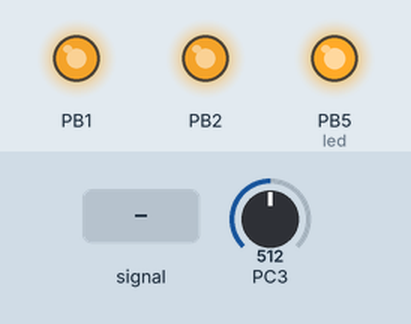
Bench run of a program on a simulated ATmega328P, built with avr-gcc and emulated at 16 MHz. Parts: output pins drawn as LEDs (lit = HIGH). The inputs (shaded band) are chosen by the test bench; at power-on: PC3 = 512. What the program prints to the serial monitor is not drawn.

Above: at 0.05 s.
At 1.2 s:
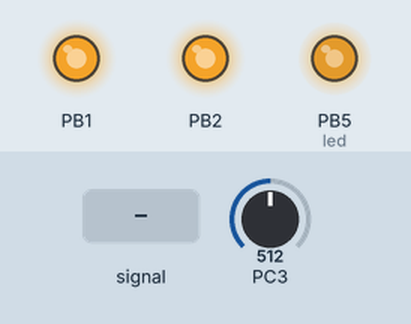
1.3 s: PC3 fed a 2 Hz sine of ±306 counts around its level
At 2.2 s:
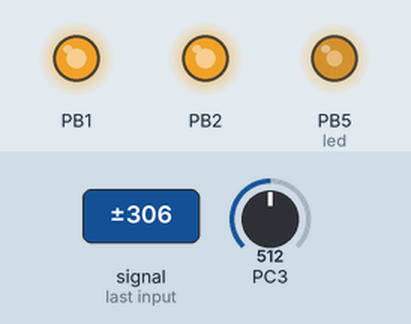
4.3 s: PC3 set to 716
5.8 s: PC3 fed a 200 Hz sine of ±81 counts around its level
Timing chart, 0 to 6.8 s (numbered marks = the images above; inputs shaded):
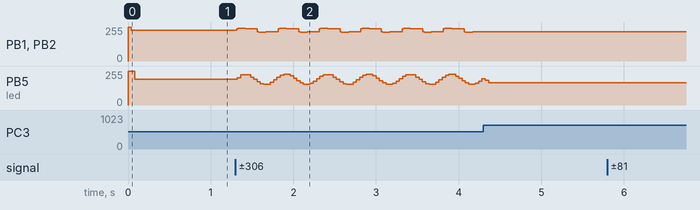

Measured:
- after the input at 1.3 s, PB1, PB2: 230/255 → 242/255 at once, then repeats every 0.50 s: 243/255 0.01 s, 244/255 0.01 s, 245/255 0.06 s, 244/255 0.01 s, 243/255 0.01 s, 242/255 0.14 s, 219/255 0.01 s, 218/255 0.01 s, 217/255 0.01 s, 216/255 0.02 s, 215/255 0.02 s, 216/255 0.02 s, 217/255 0.01 s, 218/255 0.01 s, 219/255 0.14 s, 242/255 0.01 s

The program:

main.c
```c
/*
 * LedRGB.c
 *
 * Created: 25/7/2022 23:38:05
 * Author : Administrator
 */
#define F_CPU 16000000
#define RAND_MAX 255

#include <avr/io.h>
#include <stdlib.h>
#include <stdio.h>
#include <util/delay.h>
#include "SerialPort.h"
#include "USART.h"
#include "main.h"
#include "potenciometro.h"
#include "pwm.h"
void setupTimer();
void setupPines();
void setupADC();


volatile int ProcesarInstruccion=0;
char data[5];

int RGB[3] = {50,50,125};

volatile int flagTimer=0;
int main(void)
{
	setupPWM();
	setupTimer();
	setupPines(); //Setup pines de salida para PWM
	setupSerialPort(103); //Setup UART
	setupADC();   //Setup ADC potenciometro
	sei();
    /* Replace with your application code */
	iniciar_MEF();
	while (1)
    {
		actualizar_MEF(); //Muestra mensajes y captura de datos del usuario
		intensidad();	  //Captura el valor del potenciometro y regula la intencidad del LED
    }
}
```

Interrupciones.c
```c

```

USART.c
```c
#define F_CPU 16000000
#include <avr/io.h>
#include <stdlib.h>
#include <stdio.h>
#include <util/delay.h>
#include <avr/interrupt.h>
#include "serialPort.h"
#include "main.h"
#include "USART.h"

volatile int ProcesarInstruccion;
state estado;

char BufferRX[32];
char BufferTX[32];
extern int RGB[3];


ISR(USART_RX_vect){
	volatile char RX_Data = 0;
	static short int Index=0;

	RX_Data = UDR0;				//Obtengo la información del terminal
	if(RX_Data != '\r'){		//si no es un salto de linea entonces almaceno caracter en el buffer
		BufferRX[Index++] = RX_Data;
	}
	else{						//Si es un salto de linea entonces
		BufferRX[Index]='\0';	//Determino el final del string
		ProcesarInstruccion = true; //Activo flag para atención de instrucción
		Index=0;				//Vuelvo el indice al principio del vector
	}
}
void iniciar_MEF(){
	estado=S0;
	//PWM manual entre 7 y 248 anda joya (simulador)
	pwm('R',0);
	pwm('G',0);
	pwm('B',0);
}

void actualizar_MEF(){
	switch (estado){
		case S0:
			SerialPort_Send_String("Ingrese un valor entre 0 y 255 para R:\n\r");
			estado = S1;
		break;
		case S1:
		if(ProcesarInstruccion){	//Esperamos que el usuario ingrese un valor
			ProcesarInstruccion=0;  //Desactivamos el flag de nueva info
			if(procesarEntrada(0)){ //Vericamos que la entrada sea valida
				estado=S2;			//Pasamos a imprimir el proximo mensaje
			}
			else{
				estado=S0;			//Volvemos a imprimir el mensaje anterior
			}
		}
		break;
		case S2:
			SerialPort_Send_String("Ingrese un valor entre 0 y 255 para G:\n\r");
			estado=S3;
		break;
		case S3:
		if(ProcesarInstruccion){		//Esperamos que el usuario ingrese un valor
			ProcesarInstruccion=0;		//Desactivamos el flag de nueva info
			if(procesarEntrada(1)){		//Vericamos que la entrada sea valida
				estado=S4;//Pasamos a imprimir el proximo mensaje
			}
			else{
				estado=S2;//Volvemos a imprimir el mensaje anterior
			}
		}
		break;
		case S4: SerialPort_Send_String("Ingrese un valor entre 0 y 255 para B:\n\r"); estado=S5;
		break;
		case S5:
		if(ProcesarInstruccion){	//Esperamos que el usuario ingrese un valor

			ProcesarInstruccion=0;		//Desactivamos el flag de nueva info
			if(procesarEntrada(2)){		//Vericamos que la entrada sea valida
				estado=S6;
			}
			else{
				estado=S4;			//Volvemos a imprimir el mensaje anterior
			}
		}
		break;
		case S6:
			pwm('R',RGB[0]); //Actualizamos la señal de salida para el terminal Rojo
			pwm('G',RGB[1]); //Actualizamos la señal de salida para el terminal Verde
			pwm('B',RGB[2]); //Actualizamos la señal de salida para el terminal Azul
			estado=S0;		 //Volvemos a imprimir el mensaje para que el usuario ingrese un nuevo valor
		break;
	}
}
int procesarEntrada(int cont){
	int num = atoi((char *) BufferRX);	//Transforma string en int
	SerialPort_Send_String(BufferRX);		//Eco del numero ingresado
	SerialPort_Send_String("\n\r");
	if (num>=0 && num <= 255){				//Verifica el rango valido
		RGB[cont] = num;					//Actualiza el valor del led que corresponda
		return true;
	}
	else {						//En el caso de que no es ninguno de las opciones validas, devuelve 1
		SerialPort_Send_String("El numero debe estar entre 0 y 255\n\r"); //Imprime mensaje de error al usuario
		return false;
	}
}
```

USART.h
```c
#define F_CPU 16000000
typedef enum{S0,S1,S2,S3,S4,S5,S6} state;
int procesarEntrada(int cont);
void actualizar_MEF();
void iniciar_MEF();
```

main.h
```c
 #define true 1
 #define false 0
```

potenciometro.c
```c
#define F_CPU 16000000
#include <avr/io.h>
#include <stdlib.h>
#include <stdio.h>
#include <util/delay.h>
#include <avr/interrupt.h>
volatile int flagPote=0;
volatile int pote=0;
extern int RGB[3];

void setupADC(){
	ADCSRA = 0;
	ADCSRB = 0;
	ADMUX |= (1 << REFS0); //set reference voltage 5V
	ADMUX |= (1 << ADLAR); //left align the ADC value- so we can read highest 8 bits from ADCH register only //
	ADMUX |= (1 << MUX0)|(1 << MUX1); //set reference voltage 5V
	ADCSRA |= (1 << ADPS2)|(1 << ADPS1)|(1 << ADPS0); //prescalador ADC 128
	ADCSRA |= (1 << ADATE); //enabble auto trigger
	ADCSRA |= (1 << ADIE); //enable interrupts when measurement complete
	ADCSRA |= (1 << ADEN); //enable ADC
	ADCSRA |= (1 << ADSC); //start ADC measurements
}

void intensidad(){
	if(flagPote){							//Esperamos a que hay a nueva información en el ADC
		flagPote = 0;						//Desactivamos el flag de nueva información del pote
		uint8_t porcentajePote = (pote * 100)/(255);		//Calculo porcentual del alor del potenciomentro
		uint8_t finalR=(int)((RGB[0]*porcentajePote)/100);	//Calculo valor led Rojo con el valor de intensidad del potenciometro
		uint8_t finalG=(int)((RGB[1]*porcentajePote)/100);	//Calculo valor led Verde con el valor de intensidad del potenciometro
		uint8_t finalB=(int)((RGB[2]*porcentajePote)/100);	//Calculo valor led Azul con el valor de intensidad del potenciometro

		pwm('R',finalR);	//Actualizacion del pwm con el porcentaje ciclo de trabajo, Rojo
		pwm('G',finalG);	//Actualizacion del pwm con el porcentaje ciclo de trabajo, Verde
		pwm('B',finalB);	//Actualizacion del pwm con el porcentaje ciclo de trabajo, Azul
	}
}

ISR(ADC_vect) {//when new ADC value ready
	pote=ADCH;			//Captura de la parte alta del valor del potenciometro
	flagPote=1;			//Flag de nueva informacion del potenciometro
}
```

potenciometro.h
```c
void setupADC();
void intensidad();
```

pwm.c
```c
#include <avr/io.h>
#include <stdlib.h>
#include <stdio.h>
#include <avr/interrupt.h>
#include "main.h"
#define F_CPU 16000000
extern volatile int flagTimer;

/*
*Rutina de atención de interrupción Timer
*/
ISR(TIMER0_COMPA_vect)
{
	if(flagTimer){
		PORTB |= (1 << 5);
	}
}

ISR(TIMER0_OVF_vect)
{
	if(flagTimer){
		PORTB &= ~(1 << 5);
	}
}
void setupTimer(){
	TCCR0B |= (1<<CS01)|(1<<CS00);	//configurar el registro del timer0 como temporizador con prescalador de 1024
	TCCR0A = 0x03;				// modo PWM
	OCR0A = 0;					//el registro empieza con valor 255
	TIMSK0 |= (1<<OCIE0A)|(1<<TOIE0); //habilita la interrupcion por desbordamiento del timer0
}
void setupPines(){
	DDRB |= (1<<1)|(1<<2)|(1<<5);
}
void setupPWM(){
	TCCR1B |= (1<<WGM12)|(1<<CS11)|(1<<CS10); //Configuracion prescalador en 64 y modo
}
void pwm(int pin,int num){
	switch(pin){
		case 'R':		//Led rojo
		if(num<3){		//Cota inferior para apagar el led
			TCCR1A &= ~(1<<COM1A1);	//Apagamos el PWM
			TCCR1A &= ~(1<<COM1A0);
			PORTB|= (1<<1);			//Seteamos la salida en alto
		}
		else{			//Led prendido
			TCCR1A |= (1<<WGM10)|(1<<COM1A1)|(1<<COM1A0); //Configuramos fast pwm, inverted
			OCR1A=num;									 // Asignamos el valor para el ciclo de trabajo
		}
		break;
		case 'G':	   //Led Verde
		if(num<3){		//Cota inferior para apagar el led
			TCCR1A &= ~(1<<COM1B1);	//Apagamos el PWM
			TCCR1A &= ~(1<<COM1B0);
			PORTB|= (1<<2);		//Seteamos la salida en alto
		}
		else{
			TCCR1A |= (1<<WGM10)|(1<<COM1B1)|(1<<COM1B0);//Configuramos fast pwm, inverted
			OCR1B=num;									//Asignamos el valor para el ciclo de trabajo
		}
		break;
		case 'B':				//Led azul
		if(num<3){				//Cota inferior para apagar el led
			flagTimer = false;	//Desactivamos el pwm
			PORTB|= (1<<5);		//Seteamos el led en alto
		}
		else{					//Led prendido
			flagTimer = true;	//Activamos el pwm
			TCCR0A=0x03;		//Configuramos fast pwm
			OCR0A=num;			//Registro de comparacion para el ciclo de trabajo
		}
		break;
	}
}
```

pwm.h
```c
void setupTimer();
void setupPines();
void pwm(int pin,int num);
void setupPWM();	
```

serialPort.c
```c
/*
 * serialPort.c
 *
 * Created: 07/10/2020 03:02:18 p. m.
 *  Author: vfperri
 */
#define F_CPU 16000000UL
#include "SerialPort.h"


#define TX_BUFFER_LENGTH 32
#define RX_BUFFER_LENGTH 32

volatile static unsigned char TXindice_lectura=0, TXindice_escritura=0;
volatile static unsigned char RXindice_lectura=0, RXindice_escritura=0;

static char TX_Buffer [TX_BUFFER_LENGTH];
static char RX_Buffer [RX_BUFFER_LENGTH];

// Inicialización de Puerto Serie
void SerialPort_Init(uint8_t config){
	// config = 0x67 ==> Configuro UART 9600bps, 8 bit data, 1 stop @ F_CPU = 16MHz.
	// config = 0x33 ==> Configuro UART 9600bps, 8 bit data, 1 stop @ F_CPU = 8MHz.
	// config = 0x25 ==> Configuro UART 9600bps, 8 bit data, 1 stop @ F_CPU = 4MHz.
	UCSR0B = 0;
	UCSR0C = (1<<UCSZ01) | (1<<UCSZ00);
	//UBRR0H = (unsigned char)(config>>8);
	UBRR0L = (unsigned char)config;


}


// Inicialización de Transmisor

void SerialPort_TX_Enable(void){
	UCSR0B |= (1<<TXEN0);
}

void SerialPort_TX_Interrupt_Enable(void){
	UCSR0B |= (1<<UDRIE0);
}

void SerialPort_TX_Interrupt_Disable(void)
{
	UCSR0B &=~(1<<UDRIE0);
}


// Inicialización de Receptor

void SerialPort_RX_Enable(void){
	UCSR0B |= (1<<RXEN0);
}

void SerialPort_RX_Interrupt_Enable(void){
	UCSR0B |= (1<<RXCIE0);
}


// Transmisión

// Espera hasta que el buffer de TX este libre.
void SerialPort_Wait_For_TX_Buffer_Free(void){
	// Pooling - Bloqueante hasta que termine de transmitir.
	while(!(UCSR0A & (1<<UDRE0)));
}

void SerialPort_Send_Data(char data){
	UDR0 = data;
}

void SerialPort_Send_String(char * msg){ //msg -> "Hola como andan hoy?" 20 ASCII+findecadena, tardo=20ms
	uint8_t i = 0;
	//'\0' = 0x00
	while(msg[i]){ // *(msg+i)
		SerialPort_Wait_For_TX_Buffer_Free(); //9600bps formato 8N1, 10bits, 10.Tbit=10/9600=1ms
		SerialPort_Send_Data(msg[i]);
		i++;
	}
}
/*
*Configuración de la terminal serie
*/
void setupSerialPort(int cod){
	SerialPort_Init(cod);
	SerialPort_TX_Enable();
	SerialPort_RX_Enable();
	SerialPort_RX_Interrupt_Enable();
}

// Recepción

// Espera hasta que el buffer de RX este completo.
void SerialPort_Wait_Until_New_Data(void){
	// Pooling - Bloqueante, puede durar indefinidamente!
	while(!(UCSR0A & (1<<RXC0)));
}


char SerialPort_Recive_Data(void){
	return UDR0;
}


void SerialPort_Send_uint8_t(uint8_t num){

	SerialPort_Wait_For_TX_Buffer_Free();
	SerialPort_Send_Data('0'+num/100);

	num-=100;

	SerialPort_Wait_For_TX_Buffer_Free();
	SerialPort_Send_Data('0'+num/10);

	SerialPort_Wait_For_TX_Buffer_Free();
	SerialPort_Send_Data('0'+ num%10);
}

/***************************************************************
	This function writes a integer type value to UART
	Arguments:
	1)int val	: Value to print
	2)unsigned int field_length :total length of field in which the value is printed
	must be between 1-5 if it is -1 the field length is no of digits in the val
****************************************************************/
void SerialPort_send_int16_t(int val,unsigned int field_length)
{
	char str[5]={0,0,0,0,0};
	int i=4,j=0;
	while(val)
	{
	str[i]=val%10;
	val=val/10;
	i--;
	}
	if(field_length==-1)
		while(str[j]==0) j++;
	else
		j=5-field_length;

	if(val<0) {
		SerialPort_Wait_For_TX_Buffer_Free();
		SerialPort_Send_Data('-');
		}
	for(i=j;i<5;i++)
	{
	SerialPort_Wait_For_TX_Buffer_Free();
	SerialPort_Send_Data('0'+str[i]);
	}
}
//*********


void SerialPort_Write_Char_To_Buffer ( char Data )
{
	// Write to the buffer *only* if there is space
	if (TXindice_escritura < TX_BUFFER_LENGTH){
		TX_Buffer[TXindice_escritura] = Data;
		TXindice_escritura++;
	}
	else {
		// Write buffer is full
		//Error_code = ERROR_UART_FULL_BUFF;
	}
}

void SerialPort_Write_String_To_Buffer( char *  STR_PTR )
{
	unsigned char i = 0;
	while ( STR_PTR [ i ] != '\0')
	{
		SerialPort_Write_Char_To_Buffer ( STR_PTR [ i ] );
		i++;
	}
}

void SerialPort_Send_Char (char dato)
{
	SerialPort_Wait_For_TX_Buffer_Free(); // Espero a que el canal de transmisión este libre (bloqueante)
	SerialPort_Send_Data(dato);
}

void SerialPort_Update(void)
{
	static char key;

	if ( UCSR0A & (1<<RXC0) ) { // Byte recibido. Escribir byte en buffer de entrada
		if (RXindice_escritura < RX_BUFFER_LENGTH) {
			RX_Buffer [RXindice_escritura] =UDR0; // Guardar dato en buffer
			RXindice_escritura++; // Inc sin desbordar buffer
		}
		//else
		//Error_code = ERROR_UART_FULL_BUFF;
	}
	// Hay byte en el buffer Tx para transmitir?
	if (TXindice_lectura < TXindice_escritura){
		SerialPort_Send_Char ( TX_Buffer [TXindice_lectura] );
		TXindice_lectura++;
	}
	else {// No hay datos disponibles para enviar
		TXindice_lectura = 0;
		TXindice_escritura = 0;
	}
}

char SerialPort_Get_Char_From_Buffer (char * ch)
{
	// Hay nuevo dato en el buffer?
	if (RXindice_lectura < RXindice_escritura){
		*ch = RX_Buffer [RXindice_lectura];
		RXindice_lectura++;
		return 1; // Hay nuevo dato
	}
	else {
		RXindice_lectura=0;
		RXindice_escritura=0;
		return 0; // No Hay
	}
}

char SerialPort_Get_String_From_Buffer (char * string)
{
	char rxchar=0;

	do{
		if(SerialPort_Get_Char_From_Buffer (&rxchar)){
			*string=rxchar;
			string++;
		}
		else{
			rxchar='\n'; //empty string
		}
	}while(rxchar!='\n');
	*string='\0'; //End of String
	return 1;
}

char SerialPort_Receive_data (char * dato)
{
	if ( (UCSR0A & (1<<RXC0))==1) {
		*dato=UDR0;
		return 1;
	}
	return 0; //no data
}

void displayMenu(){
		 SerialPort_Send_String("Menu \n\r");
		 SerialPort_Send_String("1. 'ON'<Enter>  - Encender registrador \n\r");
		 SerialPort_Send_String("2. 'OFF'<Enter> - Apagar registrador \n\r");
		 SerialPort_Send_String("3. 'RST'<Enter> - Volver al estado inicial \n\r");
}

void startSerialPort(){
		 //Inicializa USART
		 UCSR0B = (1<<TXEN0);               // Transmit Enable
		 UCSR0C = (1<<UCSZ01)|(1<<UCSZ00);	//Tamaño de la cantidad de información trasmitida: 110 -> Character Size = 8
		 UBRR0L = 103;						//baud rate = 9600bps@16MHz
		 while (! (UCSR0A & (1<<UDRE0)));   //wait until UDR0 is empty
}
```

serialPort.h
```c
/*
 * serialPort.h
 *
 * Created: 07/10/2020 03:02:42 p. m.
 *  Author: vfperri
 */
#ifndef SERIALPORT_H_
	#define SERIALPORT_H_

	// ------------------- Includes ----------------------------

	// Archivo de cabecera del Microcontrolador
	#include <avr/io.h>

	// Interrupciones del Microcontrolador
	#include <avr/interrupt.h>

	// -------- Prototipos de funciones Publicas ---------------

	// Inicializacion de Puerto Serie
	void SerialPort_Init(uint8_t);

	// Inicializacion de Transmisor
	void SerialPort_TX_Enable(void);
	void SerialPort_TX_Interrupt_Enable(void);
	void SerialPort_TX_Interrupt_Disable(void);

	// Inicializacion de Receptor
	void SerialPort_RX_Enable(void);
	void SerialPort_RX_Interrupt_Enable(void);

	// Transmision
	void SerialPort_Wait_For_TX_Buffer_Free(void);	// Pooling - Bloqueante hasta que termine de transmitir.
	void SerialPort_Send_Data(char);
	void SerialPort_Send_String(char *);
	void SerialPort_Send_uint8_t(uint8_t);
	void SerialPort_send_int16_t(int val,unsigned int field_length); //This function writes a integer type value to UART
							//-32768 y 32767

	// Recepcion
	void SerialPort_Wait_Until_New_Data(void);	// Pooling - Bloqueante, puede durar indefinidamente!
	char SerialPort_Recive_Data(void);

	//Driver P.C.
	void SerialPort_Write_Char_To_Buffer ( char Data );
	void SerialPort_Write_String_To_Buffer( char *  STR_PTR );
	void SerialPort_Send_Char (char dato);
	void SerialPort_Update(void);
	char SerialPort_Get_Char_From_Buffer (char * ch);
	char SerialPort_Get_String_From_Buffer (char * string);
	char SerialPort_Receive_data (char * dato);

	//TP
	void startSerialPort();
	void setupSerialPort(int cod);

#endif /* SERIALPORT_H_ */
```
